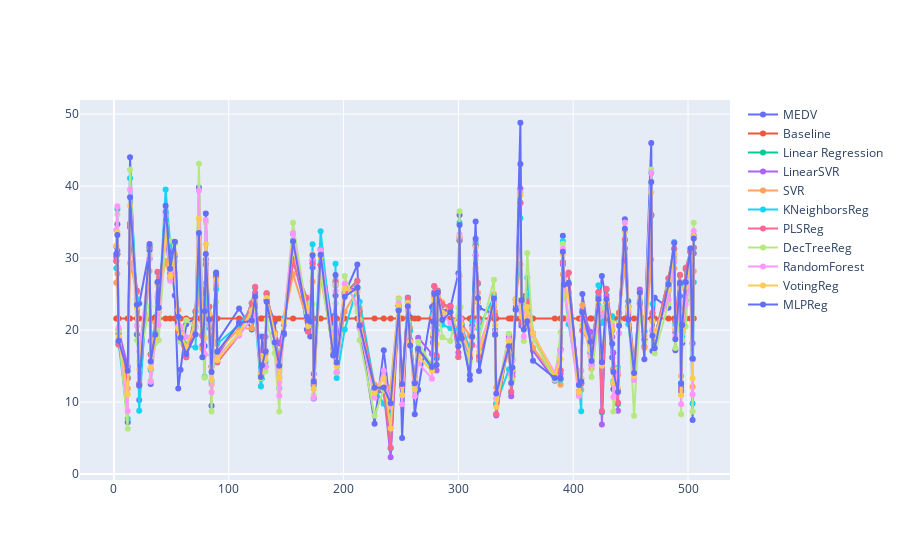

The cell this chart's notebook holds for it:
### Code cell
fig = pgo.Figure()
for c in predDF.columns:
  fig.add_trace(pgo.Scatter(x=sorted(predDF.index), y=predDF[c], mode='lines+markers', name=c))
fig.show()
